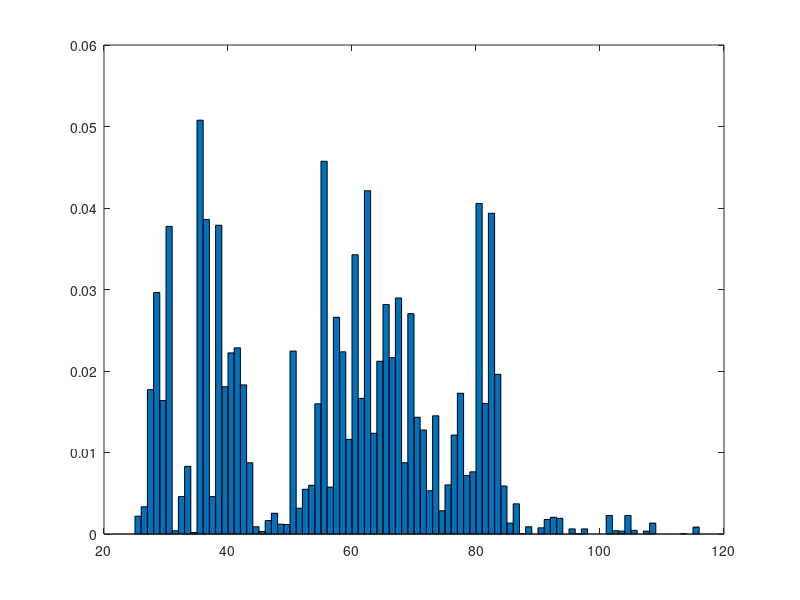

Source code (MATLAB): (Note: this script raises an error after producing the figure.)
function LargestMolHistograms()
close all
data_MD = load("Data/largest_mol_hist_data_MD.mat");
data_10RM_RGT = load("Data/largest_mol_hist_data_10RM_RGS.mat");

d1 = data_MD.largest_mol_hist_data_MD;
d2 = data_10RM_RGT.largest_mol_hist_data_10RM_RGS;
% d2{1,j} = string with the name of the dataset j
% d2{2,j} = array of counts of random graph samples with largest connected component of size s
% d2{3,j} = array of values s spanning the range of sizes of largest connected components
HCratio = data_10RM_RGT.HCratio;
temperature = data_10RM_RGT.temperature;

Ndata = size(d1,2);

%% plot histograms
for i = 1 : Ndata

    figure()
    bar([d1{3,i}]-0.5,[d1{2,i}]/sum([d1{2,i}]),'BarWidth',1,'FaceAlpha',1,'EdgeColor','none')
    hold on
    bar([d2{3,i}]-0.5,[d2{2,i}]/sum([d2{2,i}]),'BarWidth',1,'FaceAlpha',0.5,'EdgeColor','none')

    title(d2{1,i})

    xlabel('Molecule Size: # C-atoms, s')
    ylabel('\zeta_{s}')
    legend('MD Data','10RM + RGS')
    set(gca,'FontSize',20)

    print(strcat('LargestMolHist',d2{1,i}),'-dpdf')

end

%% compute means and standard deviations
for i = 1 : Ndata
    p1 = [d1{2,i}]/sum([d1{2,i}]);
    LMmean = sum(p1.*[d1{3,i}]);
    LMstd = sqrt(sum(p1.*([d1{3,i}]-LMmean).^2));
    fprintf(strcat('MD:       ',d2{1,i},': '));
    fprintf('mean = %.2f, std = %.2f\n',LMmean,LMstd);
    p2 = [d2{2,i}]/sum([d2{2,i}]);
    LMmean = sum(p2.*[d2{3,i}]);
    LMstd = sqrt(sum(p2.*([d2{3,i}]-LMmean).^2));
    fprintf(strcat('10RM+RGT: ',d2{1,i},': '));
    fprintf('mean = %.2f, std = %.2f\n\n',LMmean,LMstd);
end
end